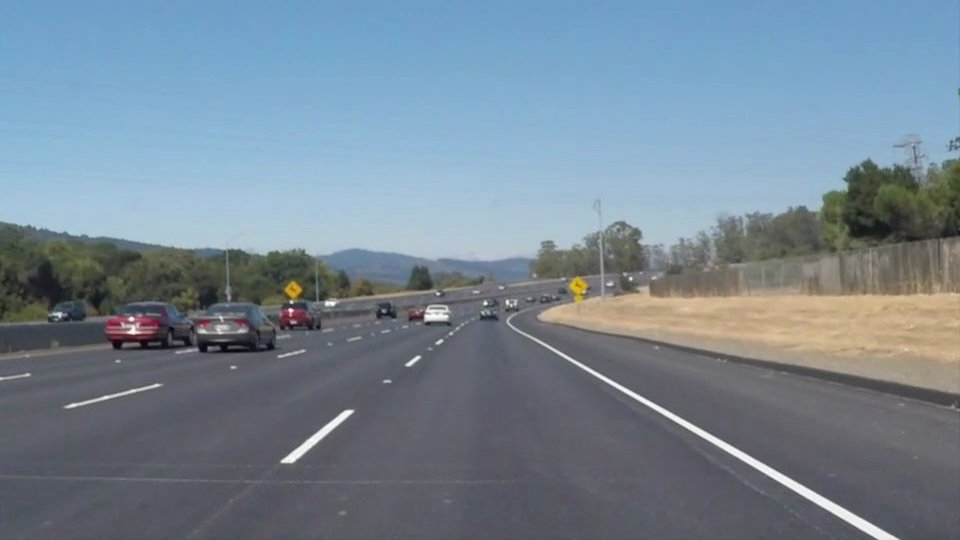
#> input picture test_images/01. solidWhiteCurve.jpg, 960 x 540 px; its folder holds only this picture in this run
$ python -i direction.py   (imports and definitions only)   (older library calls are emulated)
#> lines starting #> are read from the running program, lines starting #| are printed output that depends on the picture; after the words box and inside, x2 and y2 are one past the last pixel; in counts of white or black regions, pixels touching at a corner belong together
#Importing some useful packages
import numpy as np
import cv2

def convert_hsl(image):
    return cv2.cvtColor(image, cv2.COLOR_RGB2HLS)

def HSL_color_selection(image):
    converted_image = convert_hsl(image)

    lower_threshold = np.uint8([0, 200, 0])
    upper_threshold = np.uint8([255, 255, 255])
    white_mask = cv2.inRange(converted_image, lower_threshold, upper_threshold)

    lower_threshold = np.uint8([10, 0, 100])
    upper_threshold = np.uint8([40, 255, 255])
    yellow_mask = cv2.inRange(converted_image, lower_threshold, upper_threshold)

    mask = cv2.bitwise_or(white_mask, yellow_mask)
    masked_image = cv2.bitwise_and(image, image, mask = mask)

    return masked_image

# Image to grey scale image
def gray_scale(image):
    return cv2.cvtColor(image, cv2.COLOR_RGB2GRAY)

# Smoothing of image
def gaussian_smoothing(image, kernel_size = 13):
    return cv2.GaussianBlur(image, (kernel_size, kernel_size), 0)

# Using canny edge detection to detect edges of road
def canny_detector(image, low_threshold = 50, high_threshold = 150):
    return cv2.Canny(image, low_threshold, high_threshold)

# Masking reagion of interest
def region_selection(image):
    mask = np.zeros_like(image)
    if len(image.shape) > 2:
        channel_count = image.shape[2]
        ignore_mask_color = (255,) * channel_count
    else:
        ignore_mask_color = 255
    rows, cols = image.shape[:2]
    # [4 lines of commented-out code are left out]
    bottom_left  = [cols*0.1, rows*0.95]
    top_left     = [cols*0.4, rows*0.6]
    bottom_right = [cols*0.9, rows*0.95]
    top_right    = [cols*0.6, rows*0.6]

    vertices = np.array([[bottom_left, top_left, top_right, bottom_right]], dtype=np.int32)
    cv2.fillPoly(mask, vertices, ignore_mask_color)
    masked_image = cv2.bitwise_and(image, mask)
    return masked_image

# Mapping lines using haugh transform
def hough_transform(image):
    rho = 1
    theta = np.pi/180
    threshold = 30
    minLineLength = 50
    maxLineGap = 300
    return cv2.HoughLinesP(image, rho = rho, theta = theta, threshold = threshold,
                           minLineLength = minLineLength, maxLineGap = maxLineGap)

def map_coordinates(frame, parameters):

    height, width, _ = frame.shape
    slope, intercept = parameters

    if slope == 0:
        slope = 0.1

    y1 = height
    y2 = int(height*0.6)
    x1 = int((y1 - intercept) / slope)
    x2 = int((y2 - intercept) / slope)
    return [[x1, y1, x2, y2]]

# Otimizing the line by joining and streaching them
def optimize_lines(frame, lines):
    height, width, _ = frame.shape
    lane_lines = []

    if lines is not None:
        left_fit = []
        right_fit = []
        for line in lines:
            x1, y1, x2, y2 = line.reshape(4)

            parameters = np.polyfit((x1, x2), (y1, y2), 1)
            slope = parameters[0]
            intercept = parameters[1]

            if slope < 0:
                left_fit.append((slope, intercept))
            else:
                right_fit.append((slope, intercept))

        if len(left_fit) > 0:
            left_fit_average = np.average(left_fit, axis=0)
            lane_lines.append(map_coordinates(frame, left_fit_average))

        if len(right_fit) > 0:
            right_fit_average = np.average(right_fit, axis=0)
            lane_lines.append(map_coordinates(frame, right_fit_average))

    return lane_lines

# Drawing lines on the image
def draw_lines(image, lines, color = [255, 0, 0], thickness = 2):
    image = np.copy(image)
    for line in lines:
        for x1,y1,x2,y2 in line:
            try:
                cv2.line(image, (x1, y1), (x2, y2), color, thickness)
            except:
                pass
    return image

# Changing the prespective of the region of interst got get the top view
def warp_perspective(frame):
    height, width = frame.shape[:2]
    # (540, 960)

    source_points = np.float32(
                      [
                        [(425 / 960) * width, (33/54) * height],
                        [(112.5 / 960) * width, height],
                        [(900 / 960) * width, height],
                        [(565 / 960) * width, (33/54) * height],
                    ]
                  )
    offset = 50
    destination_points = np.float32([[offset, 0],
                      [offset, height],
                      [width-2*offset, height],
                      [width-2*offset, 0]])

    matrix = cv2.getPerspectiveTransform(source_points, destination_points)

    skyview = cv2.warpPerspective(frame, matrix, (width, height))

    return skyview

# Generating the histogram to measure the lane lines
def histogram(frame):

    histogram = np.sum(frame, axis=0)
    midpoint = np.int(histogram.shape[0]/2)

    left_x_base = np.argmax(histogram[:midpoint])

    right_x_base = np.argmax(histogram[midpoint:]) + midpoint

    return left_x_base, right_x_base

# Center of lines on the image
def get_floating_center(frame, lane_lines):

    height, width, _ = frame.shape

    if len(lane_lines) == 2:
        left_x1, _, left_x2, _ = lane_lines[0][0]
        right_x1, _, right_x2, _ = lane_lines[1][0]

        low_mid = (right_x1 + left_x1) / 2
        up_mid = (right_x2 + left_x2) / 2

    else:
        up_mid = int(width*1.9)
        low_mid = int(width*1.9)

    return up_mid, low_mid

# Getting the deviation by comparing the center point of actual line and the detected lines in the projection (based on the distribution of white lines)
def add_text(frame, image_center, left_x_base, right_x_base):

    lane_center = left_x_base + (right_x_base - left_x_base) / 2

    deviation = image_center - lane_center

    if deviation >= 108:
        text = "Straight"
    elif deviation <= 108 and deviation >= 94:
        text = "Left"
    elif deviation <= 94:
        text = "Right"
    # print(deviation, image_center, lane_center, text)

    cv2.putText(frame, "Final: " + text, (50, 50), cv2.FONT_HERSHEY_DUPLEX, 1, (0, 255, 0), 2, cv2.LINE_AA)

    return frame


def direction_processing(image):
    # global frame_no
    # print(frame_no)
    color_select = HSL_color_selection(image)
    gray         = gray_scale(color_select)
    smooth       = gaussian_smoothing(gray)
    edges        = canny_detector(smooth)
    masked_image       = region_selection(edges)
    # list_images([masked_image])
    hough_line = hough_transform(masked_image)
    opt_line = optimize_lines(image, hough_line)
    line_image = draw_lines(image, opt_line)
    im = warp_perspective(masked_image)
    # list_images([im])
    left_x_base, right_x_base = histogram(im)
    _, low_center = get_floating_center(image, opt_line)
    final_frame = add_text(line_image, low_center, left_x_base, right_x_base)

    return final_frame

    # im = cv2.resize(im, (final_frame.shape[1], final_frame.shape[0]))

    # return np.concatenate((cv2.merge([im, im, im]), final_frame), axis=1)

>>> import cv2
>>> picture = cv2.cvtColor(cv2.imread('../test_images/01. solidWhiteCurve.jpg'), cv2.COLOR_BGR2RGB)
>>> result = direction_processing(picture)
#> in HSL_color_selection, `white_mask = cv2.inRange(converted_image, lower_threshold, upper_thres..`:
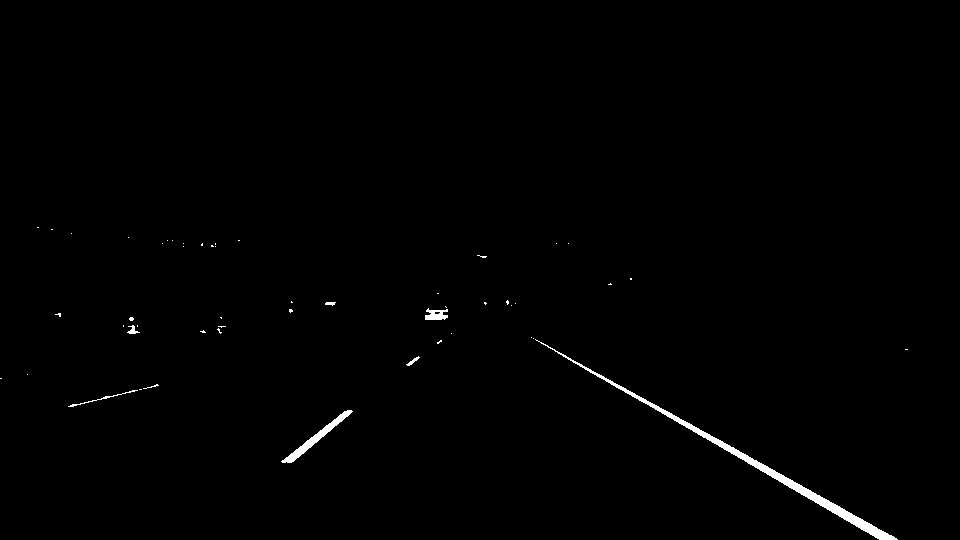
#> white_mask: shape (540, 960); 0.67% white; 51 white regions (43 under 20 px), largest, box (x1, y1, x2, y2) and area: (535, 339, 898, 540) 2283, (281, 410, 353, 463) 571, (425, 308, 448, 320) 187
#> in HSL_color_selection, `yellow_mask = cv2.inRange(converted_image, lower_threshold, upper_thre..`:
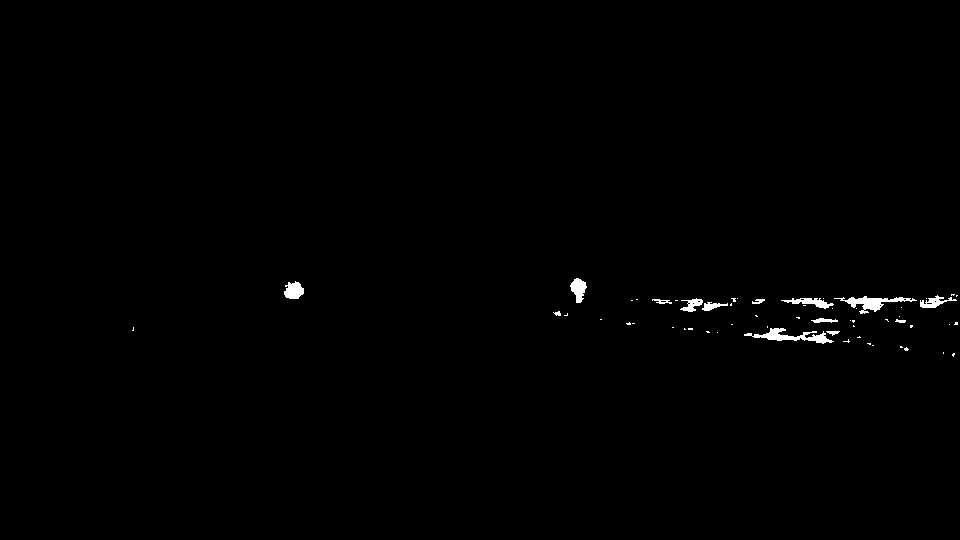
#> yellow_mask: shape (540, 960); 0.53% white; 58 white regions (44 under 20 px), largest, box (x1, y1, x2, y2) and area: (744, 328, 834, 344) 530, (834, 296, 917, 314) 497, (284, 281, 304, 299) 263
#> in canny_detector, `return cv2.Canny(image, low_threshold, high_threshold)`:
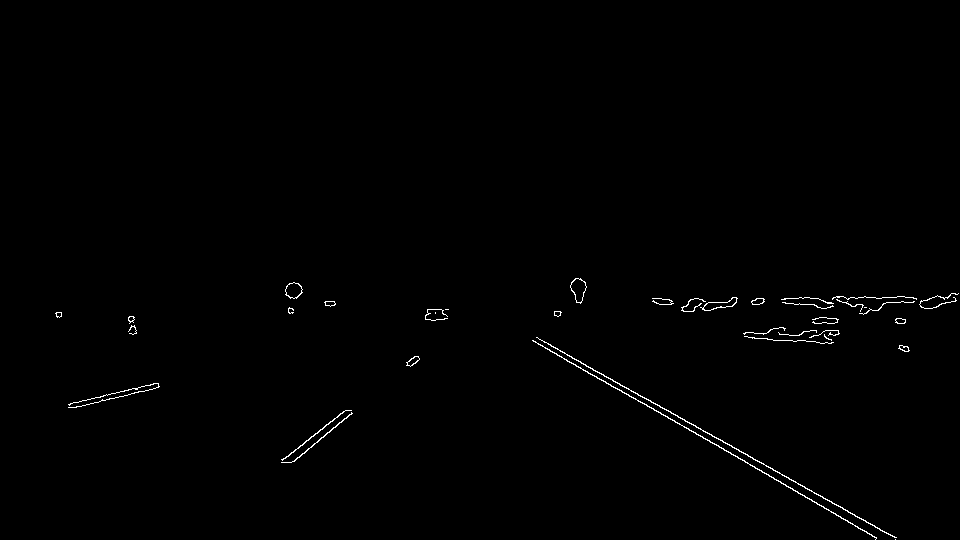
#> returned value: shape (540, 960); 0.57% white in thin lines or dots, all inside (x1, y1, x2, y2) = (55, 278, 959, 540)
#> in region_selection, `cv2.fillPoly(mask, vertices, ignore_mask_color)`:
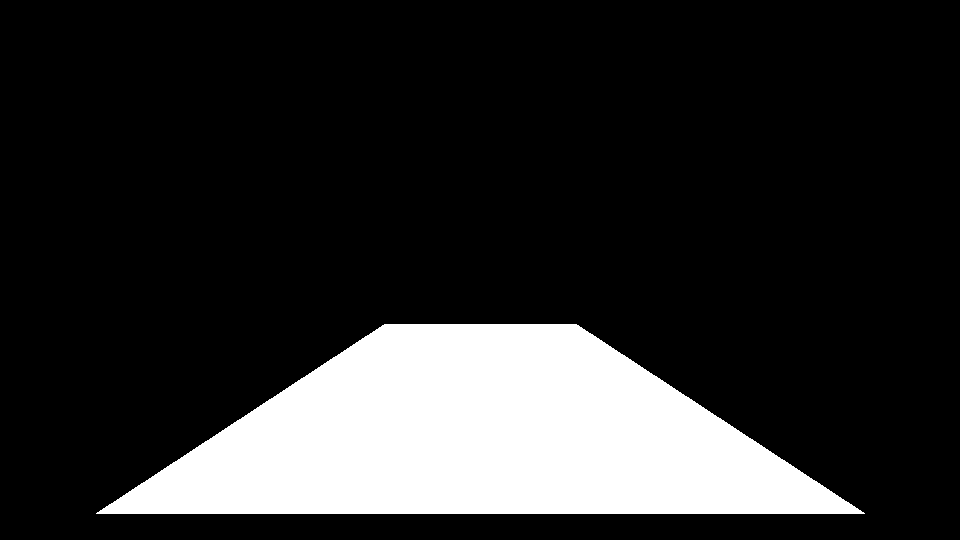
#> mask: shape (540, 960); 17.6% white; 1 white region, box (x1, y1, x2, y2) and area: (96, 324, 865, 514) 91489
#> in region_selection, `masked_image = cv2.bitwise_and(image, mask)`:
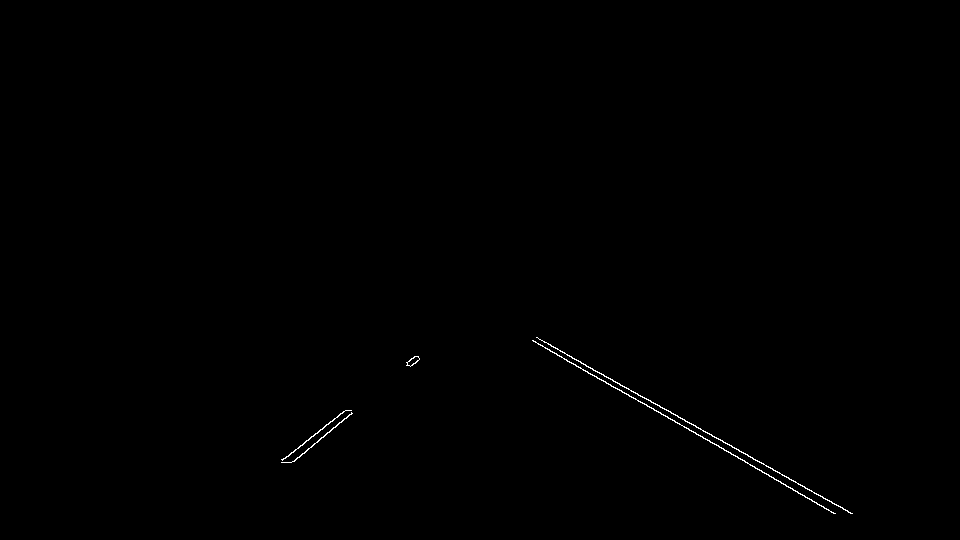
#> masked_image: shape (540, 960); 0.24% white in thin lines or dots, all inside (x1, y1, x2, y2) = (281, 337, 853, 514)
#> in direction_processing, `hough_line = hough_transform(masked_image)`: hough_line = [[567, 355, 852, 513], [539, 339, 847, 510], [532, 340, 833, 513], [605, 381, 835, 513], [282, 460, 416, 356], [294, 461, 418, 357], [283, 459, 340, 413], [291, 462, 418, 356]]
#> the loop in optimize_lines, `for line in lines:` made 8 passes
#> (x1, y1, x2, y2, slope, intercept) on passes 1 to 8: (567, 355, 852, 513, 0.554, 40.66), (539, 339, 847, 510, 0.555, 39.75), (532, 340, 833, 513, 0.575, 34.23), (605, 381, 835, 513, 0.574, 33.78), (282, 460, 416, 356, -0.776, 678.9), (294, 461, 418, 357, -0.839, 707.6), (283, 459, 340, 413, -0.807, 687.4), (291, 462, 418, 356, -0.835, 704.9)
#> after the loop in optimize_lines, `for line in lines:`: left_fit = [(-0.776, 678.9), (-0.839, 707.6), (-0.807, 687.4), (-0.835, 704.9)]; right_fit = [(0.554, 40.66), (0.555, 39.75), (0.575, 34.23), (0.574, 33.78)]
#> in optimize_lines, `left_fit_average = np.average(left_fit, axis=0)`: left_fit_average = [-0.814, 694.7]
#> in map_coordinates, `slope, intercept = parameters`: slope = -0.814; intercept = 694.7
#> in map_coordinates, `x1 = int((y1 - intercept) / slope)`: x1 = 189
#> in map_coordinates, `x2 = int((y2 - intercept) / slope)`: x2 = 455
#> in optimize_lines, `right_fit_average = np.average(right_fit, axis=0)`: right_fit_average = [0.565, 37.11]
#> in direction_processing, `opt_line = optimize_lines(image, hough_line)`: opt_line = [[[189, 540, 455, 324]], [[890, 540, 508, 324]]]
#> the loop in draw_lines, `for line in lines:` made 2 passes
#> after the loop in draw_lines, `for line in lines:`:
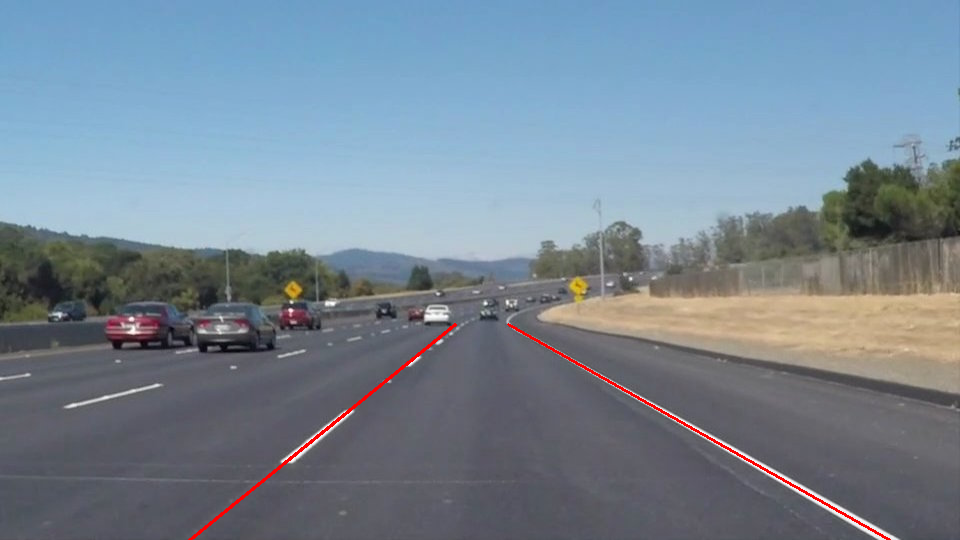
#> image: shape (540, 960, 3); mean R, G, B 118.9, 133.7, 147.2
#> in warp_perspective, `matrix = cv2.getPerspectiveTransform(source_points, destination_points)`: matrix = [[-0.923, -1.55, 895.6], [2.53e-16, -2.31, 761.5], [6.93e-19, -0.00351, 1]]
#> in warp_perspective, `skyview = cv2.warpPerspective(frame, matrix, (width, height))`:
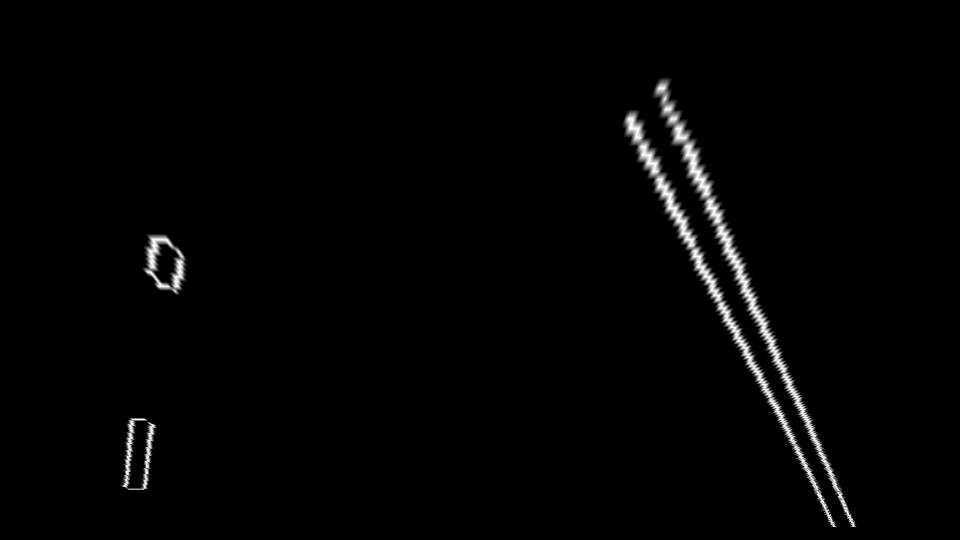
#> skyview: shape (540, 960); min 0, max 255, mean 3.9
#> in histogram, `histogram = np.sum(frame, axis=0)`: histogram = 960 values, max 13895 at index 150, min 0 at index 0, mean 2125.3
#> in histogram, `left_x_base = np.argmax(histogram[:midpoint])`: left_x_base = 150
#> in histogram, `right_x_base = np.argmax(histogram[midpoint:]) + midpoint`: right_x_base = 693
#> in direction_processing, `left_x_base, right_x_base = histogram(im)`: left_x_base = 150; right_x_base = 693
#> in get_floating_center, `left_x1, _, left_x2, _ = lane_lines[0][0]`: left_x1 = 189; left_x2 = 455
#> in get_floating_center, `right_x1, _, right_x2, _ = lane_lines[1][0]`: right_x1 = 890; right_x2 = 508
#> in get_floating_center, `low_mid = (right_x1 + left_x1) / 2`: low_mid = 539.5
#> in get_floating_center, `up_mid = (right_x2 + left_x2) / 2`: up_mid = 481.5
#> in direction_processing, `_, low_center = get_floating_center(image, opt_line)`: low_center = 539.5
#> in add_text, `lane_center = left_x_base + (right_x_base - left_x_base) / 2`: lane_center = 421.5
#> in add_text, `deviation = image_center - lane_center`: deviation = 118
